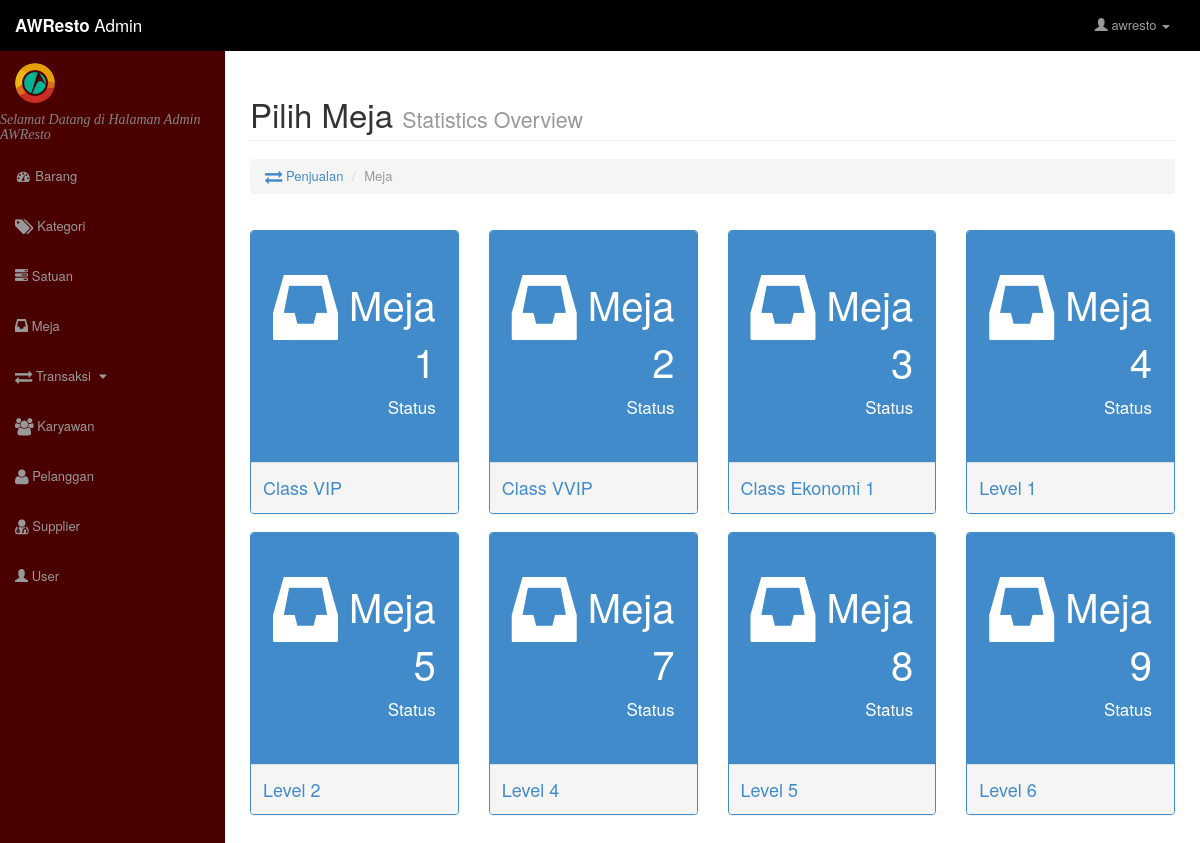
Screenshot of /admin/penjualan/penjualan_meja.php (signed in) with the database file from the repository.
### tables this page shows
CREATE TABLE IF NOT EXISTS `meja` (
  `id_meja` int(100) NOT NULL AUTO_INCREMENT,
  `no_meja` int(100) NOT NULL,
  `ket` varchar(100) NOT NULL,
  `status` varchar(100) NOT NULL,
  PRIMARY KEY (`id_meja`)
);

### admin/penjualan/penjualan_meja.php (the view, shortened to what this page needs)
<?php
    if(isset($_SESSION['user']) == 0){
?>
<script>alert('Silahkan Melakukan Login dahulu !!');document.location.href="../index.php"</script>
<?php } else { ?>
<html>
    <head>
        <?php include "../include/style.php" ?>
    </head>
    <body>
        <div id="wrapper">
            <?php include "../include/navbar.php" ?>
            <div id="page-wrapper">
                <div class="container-fluid">
                    <div class="row">
                        <div class="col-lg-12">
                            <h1 class="page-header">
                                Pilih Meja
                                <small>Statistics Overview</small>
                            </h1>
                            <ol class="breadcrumb">
                                <li>
                                    <a href="index.php">
                                        <i class="fa fa-exchange fa-lg"></i>
                                        Penjualan
                                    </a>
                                </li>
                                <li class="active">Meja</li>
                            </ol>
                        </div>
                    </div>
                    <br>
                    <div class='row'>
                        <?php
                            $sql = mysql_query("SELECT * FROM meja ORDER BY id_meja ASC");
                            while($dt = mysql_fetch_array($sql))
                            {
                                echo "
                                <div class='col-lg-3 col-md-6'>
                                    <a href='penjualan_transaksi.php'>
                                        <div class='panel panel-primary threed'>
                                            <div class='panel-heading' style='padding-bottom: 28px;padding-top: 37px;'>
                                                <div class='row' style='padding: 7px;'>
                                                    <div class='col-xs-3'>
                                                        <span class='glyphicon glyphicon-inbox fa-5x'></span>
                                                    </div>
                                                    <div class='col-xs-9 text-right'>
                                                        <div class='huge'>Meja $dt[no_meja]</div>
                                                        <div>
                                                            <h4>Status</h4>
                                                        </div>
                                                    </div>
                                                </div>
                                            </div>
                                            <div class='panel-footer' style='padding: 12px;'>
                                                <span class='pull-left' style='font-size: 18px;'>$dt[ket]</span>
                                                <span class='pull-right'></span>
                                                <div class='clearfix'></div>
                                            </div>
                                        </div>
                                    </a>
                                </div>";
                            }
                        ?>
                    </div>
                </div>
            </div>
        </div>
    </body>
</html>
<?php } ?>

### assets/css/admin/sb-admin.css (style rules this page uses)
body { margin-top: 88px; }
@media (min-width:768px) { body { margin-top: 50px; } }
#wrapper { padding-left: 0; }
#page-wrapper { width: 100%; padding: 0; background-color: #fff; }
.huge { font-size: 50px; line-height: normal; }
@media (min-width:768px) { #wrapper { padding-left: 225px; } }
@media (min-width:768px) { #page-wrapper { padding: 10px; } }
.huge { font-size: 40px; }

### admin/penjualan/penjualan_meja.php (style rules this page uses)
body > div { transition:all 0.3s ease; }

### rows the page displays
meja: no_meja "1", ket "Class VIP"
meja: no_meja "2", ket "Class VVIP"
meja: no_meja "3", ket "Class Ekonomi 1"
meja: no_meja "4", ket "Level 1"
meja: no_meja "5", ket "Level 2"
meja: no_meja "7", ket "Level 4"
meja: no_meja "8", ket "Level 5"
meja: no_meja "9", ket "Level 6"

### other values shown
$_SESSION['user'] "awresto"
